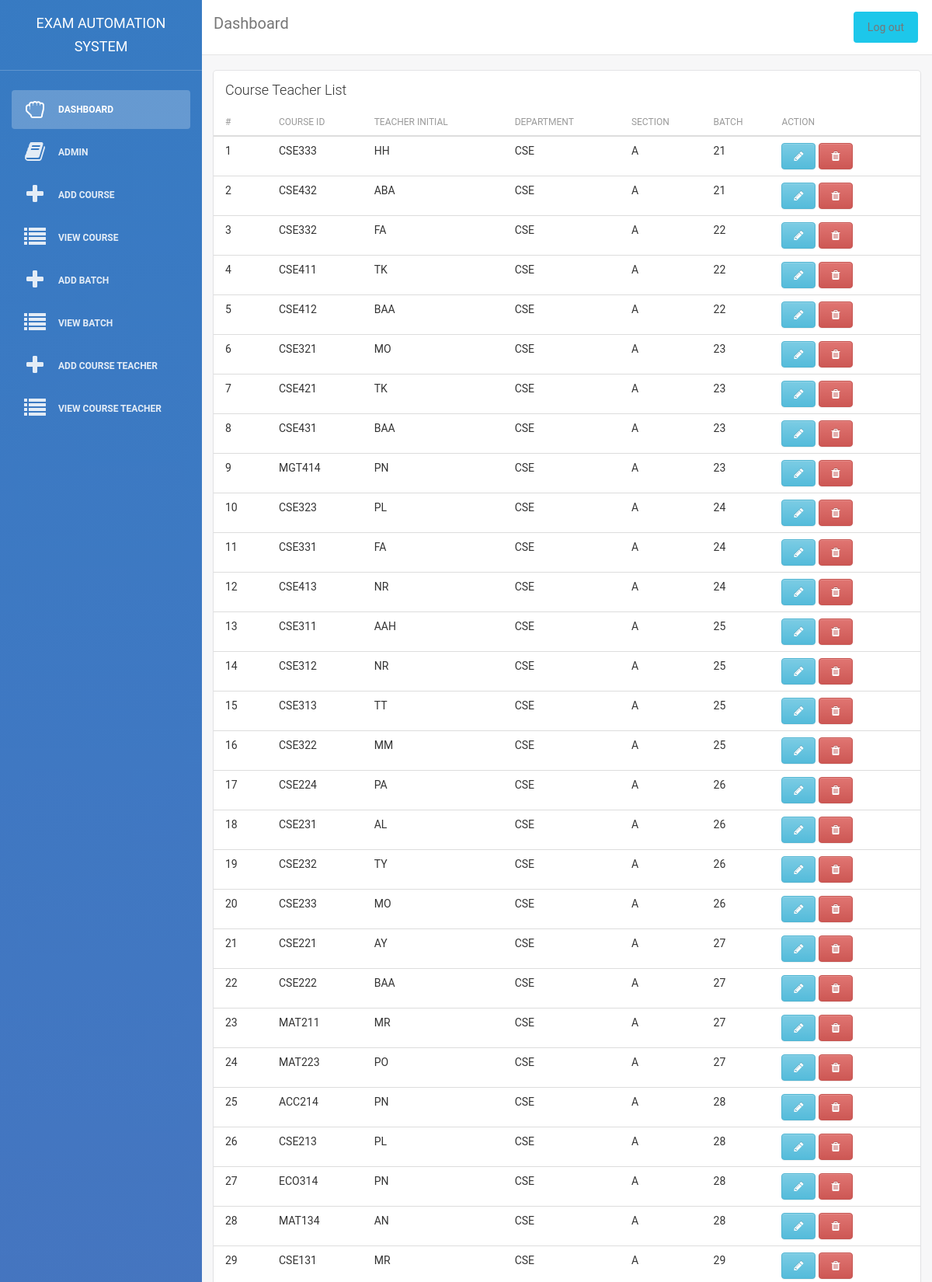
/Admin/Course/viewcourseteacher.php (signed in, upper part), run on the app's committed database.
### tables this page shows
CREATE TABLE IF NOT EXISTS `courseteacher` (
  `ct_id` int(12) NOT NULL,
  `course_teacher` text NOT NULL,
  `course_id` text NOT NULL,
  `department` text NOT NULL,
  `batch` text NOT NULL,
  `section` text NOT NULL
);

### Admin/Course/viewcourseteacher.php (the view, shortened to what this page needs)
<?php include('header.php'); ?>
        <div class="bootstrap-iso">
            <div class="container-fluid">
                <div class="row">
                    <div class="col-md-12">
                        <div class="card">
                            <div class="header">
                                <h4 class="title">Course Teacher List</h4>
                            </div>
                            <div class="content table-responsive table-full-width">
                                <table class="table">
                                    <thead>
									    <th>#</th>
										<th>Course ID</th>
										<th>Teacher Initial</th>
										<th>Department</th>
										<th>Section</th>
										<th>Batch</th>
										<th>Action</th>
                                    </thead>
                                    <tbody>
							<?php
								$serial = 0;
								$sql = mysql_query("SELECT * FROM courseteacher ORDER BY department, batch, section, course_id ASC");
								while($row = mysql_fetch_object($sql))
									{
										$serial++;
										$course_id = $row->course_id;
										$ctin = $row->course_teacher;
										$department = $row->department;
										$batch = $row->batch;
										$section = $row->section;
							?>
									<tr>
										<td><?php echo $serial; ?></td>
										<td><?php echo $course_id; ?> </td>
										<td><?php echo $ctin; ?></td>
										<td><?php echo $department; ?></td>
										<td><?php echo $section; ?></td>
										<td><?php echo $batch; ?></td>
										<td>
											<a href='edit_courseteacher.php?idedep=<?php echo $department;?>&&idecrs=<?php echo $course_id;?>&&ideb=<?php echo $batch; ?>&&ides=<?php echo $section; ?>&&idect=<?php echo $ctin; ?>'><button type='button' class='btn btn-info'><span class="fa fa-pencil"></span></button></a>
											<a onclick='return confirm_delete();' href='delete_courseteacher.php?idddep=<?php echo $department;?>&&iddcrs=<?php echo $course_id;?>&&iddb=<?php echo $batch; ?>&&idds=<?php echo $section; ?>&&iddct=<?php echo $ctin; ?>'><button type='button' class='btn btn-danger'><span class="fa fa-trash"></span></button></a>
										</td>
									</tr>
							<?php
									}
							?>
                                    </tbody>
                                </table>
                            </div>
                        </div>
                    </div>
                </div>
            </div>
        </div>
<?php include('footer.php'); ?>

### Admin/Course/viewcourseteacher.php (style rules this page uses)
.table > thead > tr > th, .table > tbody > tr > th, .table > tfoot > tr > th, .table > thead > tr > td, .table > tbody > tr > td, .table > tfoot > tr > td { padding: 0px 0px; padding-top: 8px; padding-right: 0px; padding-bottom: 0px; padding-left: 0px; vertical-align: middle; }

### data on the page
courseteacher: course "CSE333", course_teacher "HH", department "CSE", section "A", batch "21"
courseteacher: course "CSE432", course_teacher "ABA", department "CSE", section "A", batch "21"
courseteacher: course "CSE332", course_teacher "FA", department "CSE", section "A", batch "22"
courseteacher: course "CSE411", course_teacher "TK", department "CSE", section "A", batch "22"
courseteacher: course "CSE412", course_teacher "BAA", department "CSE", section "A", batch "22"
courseteacher: course "CSE321", course_teacher "MO", department "CSE", section "A", batch "23"
courseteacher: course "CSE421", course_teacher "TK", department "CSE", section "A", batch "23"
courseteacher: course "CSE431", course_teacher "BAA", department "CSE", section "A", batch "23"
courseteacher: course "MGT414", course_teacher "PN", department "CSE", section "A", batch "23"
courseteacher: course "CSE323", course_teacher "PL", department "CSE", section "A", batch "24"
courseteacher: course "CSE331", course_teacher "FA", department "CSE", section "A", batch "24"
courseteacher: course "CSE413", course_teacher "NR", department "CSE", section "A", batch "24"
courseteacher: course "CSE311", course_teacher "AAH", department "CSE", section "A", batch "25"
courseteacher: course "CSE312", course_teacher "NR", department "CSE", section "A", batch "25"
courseteacher: course "CSE313", course_teacher "TT", department "CSE", section "A", batch "25"
courseteacher: course "CSE322", course_teacher "MM", department "CSE", section "A", batch "25"
courseteacher: course "CSE224", course_teacher "PA", department "CSE", section "A", batch "26"
courseteacher: course "CSE231", course_teacher "AL", department "CSE", section "A", batch "26"
courseteacher: course "CSE232", course_teacher "TY", department "CSE", section "A", batch "26"
courseteacher: course "CSE233", course_teacher "MO", department "CSE", section "A", batch "26"
courseteacher: course "CSE221", course_teacher "AY", department "CSE", section "A", batch "27"
courseteacher: course "CSE222", course_teacher "BAA", department "CSE", section "A", batch "27"
courseteacher: course "MAT211", course_teacher "MR", department "CSE", section "A", batch "27"
courseteacher: course "MAT223", course_teacher "PO", department "CSE", section "A", batch "27"
courseteacher: course "ACC214", course_teacher "PN", department "CSE", section "A", batch "28"
courseteacher: course "CSE213", course_teacher "PL", department "CSE", section "A", batch "28"
courseteacher: course "ECO314", course_teacher "PN", department "CSE", section "A", batch "28"
courseteacher: course "MAT134", course_teacher "AN", department "CSE", section "A", batch "28"
courseteacher: course "CSE131", course_teacher "MR", department "CSE", section "A", batch "29"
